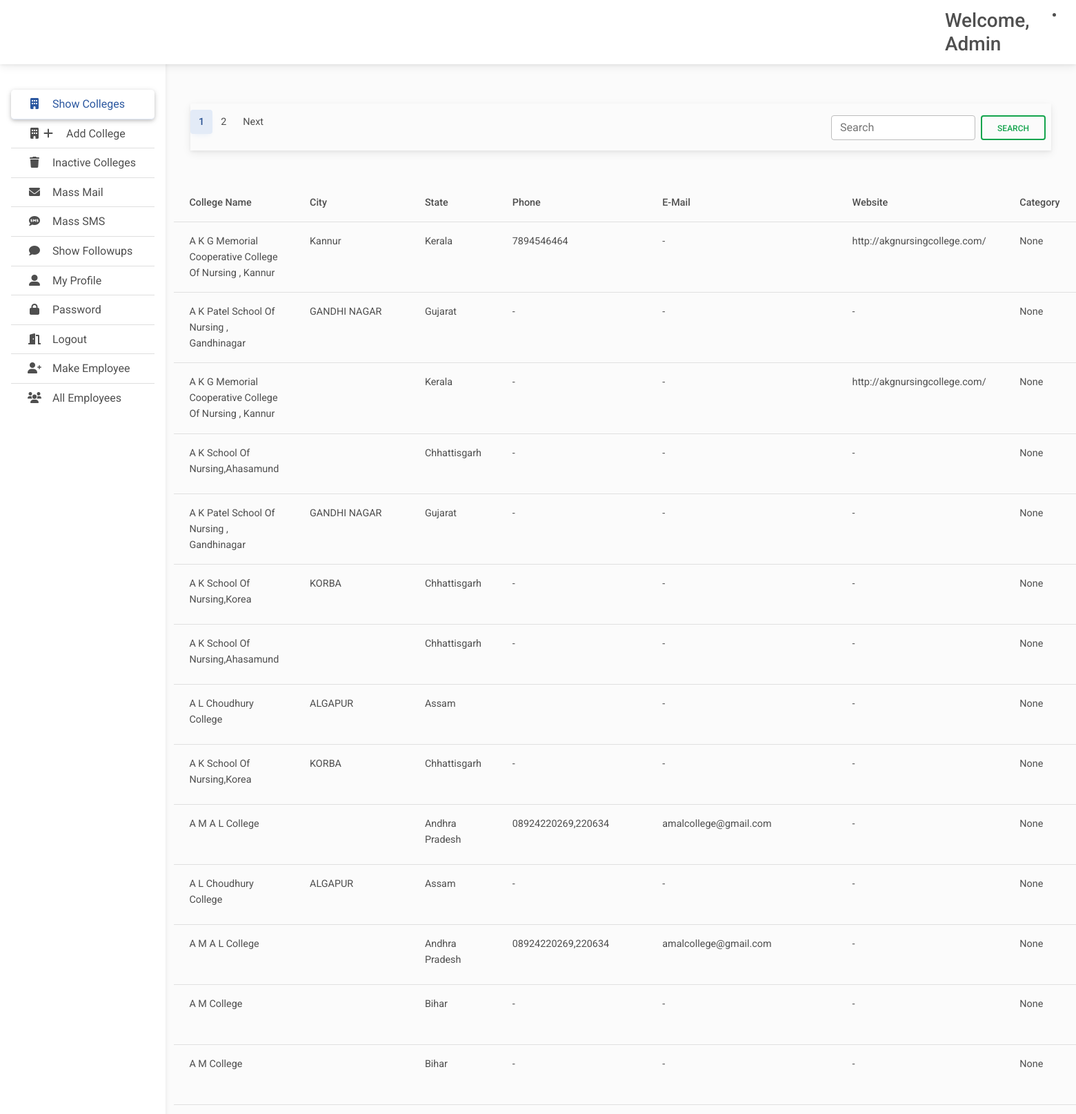
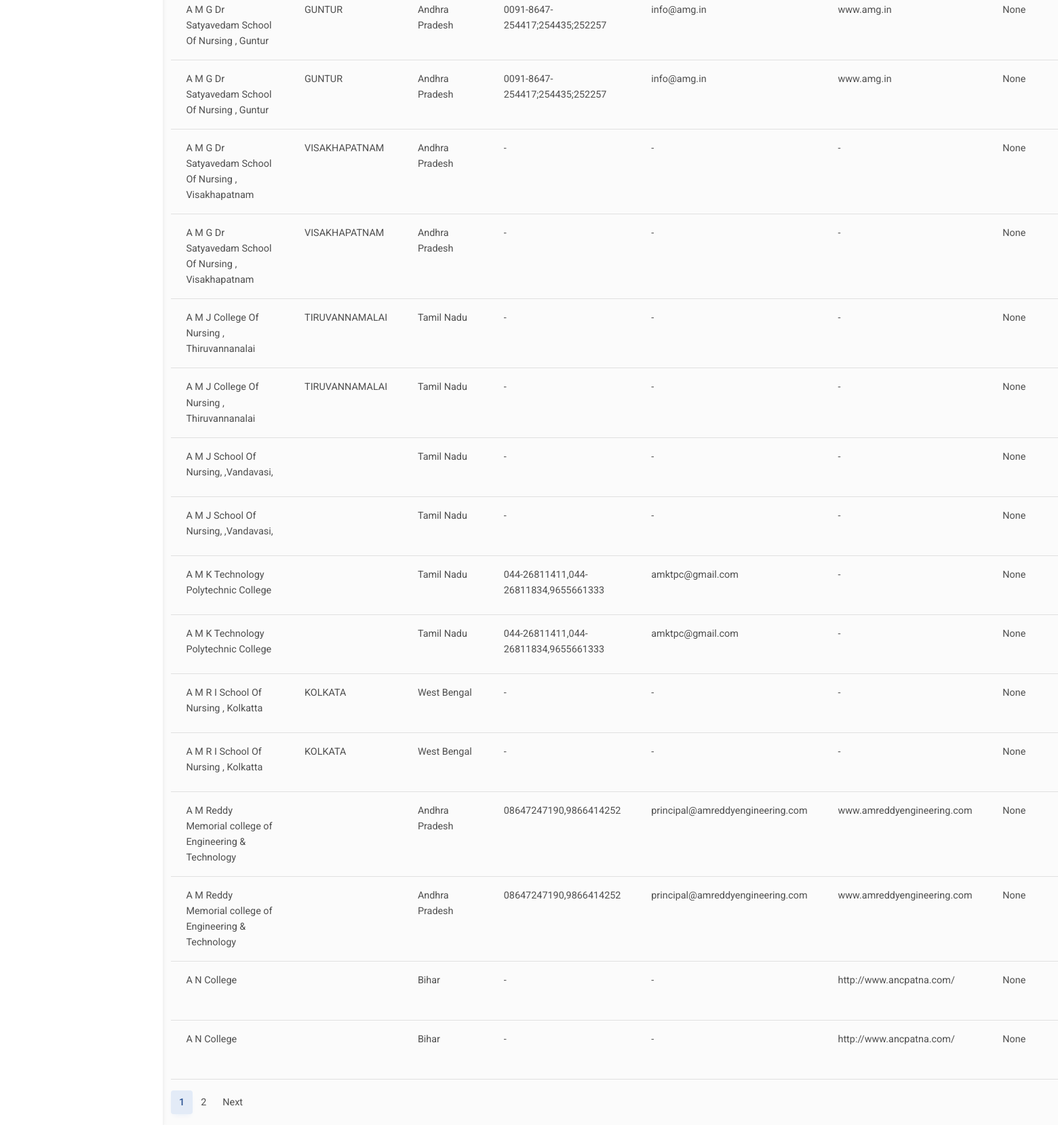
Screenshot of /showcolleges (signed in) with the database file from the repository (2 pictures, top to bottom).
### user/models.py (models this page shows, shortened)
class Employee(AbstractUser) :
    name = models.CharField(max_length=32 ,null = True)
    state = models.CharField(max_length=1000,null=True)
    mobile = models.CharField(max_length=32 ,null = True)
    fathername = models.CharField(max_length=32 ,null = True)
    gender = models.CharField(max_length=32 ,null = True)
    aadhar = models.CharField(max_length=32 ,null = True)
    imageurl = models.CharField(max_length=100,null = True)

class College(models.Model):
    CATEGORY_CHOICES = (
        ('IIT', 'IIT'),
        ('NIT', 'NIT'),
        ('Other', 'Other')
    )
    COURSE_CHOICES = (
        ('BTech', 'BTech'),
        ('MTech', 'MTech'),
        ('MS', 'MS'),
        ('MBA', 'MBA')
    )
    name = models.CharField(max_length=100,null=True)
    city = models.CharField(max_length=100,null=True)
    state = models.CharField(max_length=100,null=True)
    phone = models.CharField(max_length=100,null=True)
    email = models.CharField(max_length=100,null=True)
    website = models.URLField(max_length=100,null=True)
    category = models.CharField(max_length=10, choices=CATEGORY_CHOICES, null=True)
    courses = models.CharField(max_length=10, choices=COURSE_CHOICES,null=True)
    status = models.CharField(max_length=12,default="active")

### user/views.py (the view, shortened to what this page needs)
# urls.py: path('showcolleges', views.showcolleges, name = 'showcolleges'),
def showcolleges(request):
    if request.user.is_authenticated :
        u = Employee.objects.get(username=request.user.username)
        query = request.GET.get('p')
        states = u.state
        if request.user.is_staff :
          colleges = College.objects.all()
        colleges = colleges.filter(status = "active")
        colleges = list(colleges)
        colleges = College.objects.filter(id__in=[obj.id for obj in colleges])
        object_list = []
        if (query == None):
          object_list = list(colleges)
        object_list = list(object_list)
        college_paginator = Paginator(object_list, 30)
        page_num = request.GET.get('page')
        print(page_num)
        page = college_paginator.get_page(page_num)
        surl = request.get_full_path()
        if query:
            surl += '&'
        else :
           surl = '/showcolleges?'
        allfollowup =  Followup.objects.all().order_by('-id')
        context = {'u': u,'page': page,'query': query,'surl': surl,'followup': allfollowup}
        return render (request,'showcolleges.html',context)
    else :
        return redirect('/login')

### templates/showcolleges.html (shortened to what this page needs)
{% extends 'base.html' %}
{%load static %}
{% block main %}
<main style="margin-top: 110px">
  <div class='container'>
    <section class="p-4 mb-4 align-items-center flex-column">
      <nav class='navbar'>
        <ul class="pagination pr-2">
          <li class="page-item active" aria-current="page">
            <a class="page-link" href="#">{{ page.number }}<span class="visually-hidden">(current)</span></a>
          </li>
          {% if page.has_next %}
          <li class="page-item"><a class="page-link" href="{{surl}}page={{ page.next_page_number }}">
            {{ page.next_page_number }} </a></li>
          <li class="page-item">
            <a class="page-link" href="{{surl}}page={{ page.next_page_number }}">Next</a>
          </li>
          {% endif %}
        </ul>
        <form class="d-flex pe-2" role="search" action="{% url 'showcolleges' %}" method="get">
          <input class="form-control me-2" type="text" name="p" placeholder="Search" aria-label="Search">
          <button class="btn btn-outline-success" type="submit">Search</button>
        </form>
      </nav>
    </section>
    <table class="table">
      <thead>
        <tr>
          <th scope="col">College Name</th>
          <th scope="col">City</th>
          <th scope="col">State</th>
          <th scope="col">Phone</th>
          <th scope="col">E-Mail</th>
          <th scope="col">Website</th>
          <th scope="col">Category</th>
        </tr>
      </thead>
      <tbody>
        {% for c in page.object_list %}
        <tr>
          <td>{{c.name}}</td>
          <td>{{c.city}}</td>
          <td>{{c.state}}</td>
          <td>{{c.phone}}</td>
          <td>{{c.email}}</td>
          <td>{{c.website}}</td>
          <td>{{c.category}}</td>
        </tr>
        {% endfor %}
      </tbody>
    </table>
    <nav aria-label="...">
      <ul class="pagination">
        <li class="page-item active" aria-current="page">
          <a class="page-link" href="#">{{ page.number }}<span class="visually-hidden">(current)</span></a>
        </li>
        {% if page.has_next %}
        <li class="page-item"><a class="page-link" href="{{surl}}page={{ page.next_page_number }}">
          {{ page.next_page_number }}</a></li>
        <li class="page-item">
          <a class="page-link" href="{{surl}}page={{ page.next_page_number }}">Next</a>
        </li>
        {% endif %}
      </ul>
    </nav>
  </div>
</main>
{%endblock main%}

### templates/base.html (shortened to what this page needs)
{% load static %}
<!DOCTYPE html>
<html lang="en">
<head>
  <link rel="stylesheet" href="https://cdnjs.cloudflare.com/ajax/libs/font-awesome/6.0.0/css/all.min.css" />
  <link rel="stylesheet" href="{% static 'css/mdb.min.css' %}" />
  <link rel="stylesheet" href="{% static 'css/main.css' %}" />
  <link rel="stylesheet" href="{% static 'css/chat.css' %}" />
</head>
<body>
  <header>
    <nav id="sidebarMenu" class="collapse d-lg-block bg-white sidebar collapse">
      <div class="pt-5 position-sticky">
        <div class="list-group list-group-flush mx-3 mt-4 ">
          {% if u.is_authenticated %}
          <a href="/showcolleges" class="bg-transparent list-group-item list-group-item-action py-2 ripple {% if request.path == '/showcolleges' %}active{% endif %}"
            aria-current="true">
            <i class="fas fa-building fa-fw me-3"></i><span>Show Colleges</span>
          </a>
          <a href="/addcollege" class="bg-transparent list-group-item list-group-item-action py-2 ripple {% if request.path == '/addcollege' %}active{% endif %}"
            aria-current="true">
            <i class="fas fa-building fa-fw"></i><i class="fa fa-plus fa-fw me-3" aria-hidden="true"></i><span>Add College</span>
          </a>
          <a href="/inactivecolleges" class="bg-transparent list-group-item list-group-item-action py-2 ripple {% if request.path == '/inactivecolleges' %}active{% endif %}"
            aria-current="true">
            <i class="fa fa-trash fa-fw me-3" aria-hidden="true"></i><span>Inactive Colleges</span>
          </a>
          <a href="/massmail" class="bg-transparent list-group-item list-group-item-action py-2 ripple {% if request.path == '/massmail' %}active{% endif %}"
            aria-current="true">
            <i class="fa fa-envelope fa-fw me-3" aria-hidden="true"></i><span>Mass Mail</span>
          </a>
          <a href="/masssms" class="bg-transparent list-group-item list-group-item-action py-2 ripple {% if request.path == '/masssms' %}active{% endif %}"
            aria-current="true">
            <i class="fas fa-sms fa-fw me-3" aria-hidden="true"></i><span>Mass SMS</span>
          </a>
          <a href="/showfollowup" class="bg-transparent list-group-item list-group-item-action py-2 ripple {% if request.path == '/showfollowup' %}active{% endif %}"
            aria-current="true">
            <i class="fas fa-comment fa-fw me-3"></i><span>Show Followups</span>
          </a>
          <a href="/editprofile" class="bg-transparent list-group-item list-group-item-action py-2 ripple {% if request.path == '/editprofile' %}active{% endif %}">
            <i class="fas fa-user-alt fa-fw me-3"></i><span>My Profile</span>
          </a>
          <a href="/changepassword" class="bg-transparent list-group-item list-group-item-action py-2 ripple {% if request.path == '/changepassword' %}active{% endif %}"><i
              class="fas fa-lock fa-fw me-3"></i><span>Password</span></a>
          <a href="/logout" class="bg-transparent list-group-item list-group-item-action py-2 ripple"><i
              class="fas fa-door-open fa-fw me-3"></i><span>Logout</span></a>
          {% if u.is_staff %}
          <a href="/register" class="bg-transparent list-group-item list-group-item-action py-2 ripple {% if request.path == '/register' %}active{% endif %}">
            <i class="fas fa-user-plus fa-fw me-3"></i><span>Make Employee</span>
            <a href="/allemployee" class="bg-transparent list-group-item list-group-item-action py-2 ripple {% if request.path == '/allemployee' %}active{% endif %}">
              <i class="fas fa-users fa-fw me-3"></i><span>All Employees</span>
            {% endif %}
          {% else %}
          <a href="#" class="bg-transparent list-group-item list-group-item-action py-2 ripple"><i
            class="fas fa-lock fa-fw me-3"></i><span>Reset Password</span></a>
          {% endif %}
        </div>
      </div>
    </nav>
    <nav id="main-navbar" class="navbar navbar-expand-lg bg-white fixed-top">
      <div class="container-fluid">
        <a class="navbar-brand" href="#">
        </a>
        <h3 class="d-none d-md-flex w-auto my-auto">Welcome, {{u.name}} </h3>
          <li class="nav-item dropdown">
            <a class="nav-link hidden-arrow d-flex align-items-center" href="#" id="navbarDropdownMenuLink"
              role="button" data-mdb-toggle="dropdown" aria-expanded="false">
            </a>
          </li>
      </div>
    </nav>
  </header>
  {% block main %}
  {% endblock main %}
</body>
</html>

### static/css/main.css (style rules this page uses)
body { background-color: #fbfbfb; }
@media (min-width: 991.98px) { main { padding-left: 240px; } }
.sidebar { position: fixed; top: 0; bottom: 0; left: 0; padding: 58px 0 0; box-shadow: 0 2px 5px 0 rgb(0 0 0 / 5%), 0 2px 10px 0 rgb(0 0 0 / 5%); width: 240px; z-index: 600; }
.sidebar .active { border-radius: 5px; box-shadow: 0 2px 5px 0 rgb(0 0 0 / 16%), 0 2px 10px 0 rgb(0 0 0 / 12%); }

### rows the page displays
Employee: name "Admin"
College: name "A K G Memorial Cooperative College Of Nursing , Kannur", city "Kannur", state "Kerala", phone "7894546464", email "-", website "http://akgnursingcollege.com/", category "None"
College: name "A K Patel School Of Nursing , Gandhinagar", city "GANDHI NAGAR", state "Gujarat", phone "-", email "-", website "-", category "None"
College: name "A K G Memorial Cooperative College Of Nursing , Kannur", state "Kerala", phone "-", email "-", website "http://akgnursingcollege.com/", category "None"
College: name "A K School Of Nursing,Ahasamund", state "Chhattisgarh", phone "-", email "-", website "-", category "None"
College: name "A K Patel School Of Nursing , Gandhinagar", city "GANDHI NAGAR", state "Gujarat", phone "-", email "-", website "-", category "None"
College: name "A K School Of Nursing,Korea", city "KORBA", state "Chhattisgarh", phone "-", email "-", website "-", category "None"
College: name "A K School Of Nursing,Ahasamund", state "Chhattisgarh", phone "-", email "-", website "-", category "None"
College: name "A L Choudhury College", city "ALGAPUR", state "Assam", email "-", website "-", category "None"
College: name "A K School Of Nursing,Korea", city "KORBA", state "Chhattisgarh", phone "-", email "-", website "-", category "None"
College: name "A M A L College", state "Andhra Pradesh", phone "08924220269,220634", email "amalcollege@gmail.com", website "-", category "None"
College: name "A L Choudhury College", city "ALGAPUR", state "Assam", phone "-", email "-", website "-", category "None"
College: name "A M A L College", state "Andhra Pradesh", phone "08924220269,220634", email "amalcollege@gmail.com", website "-", category "None"
College: name "A M College", state "Bihar", phone "-", email "-", website "-", category "None"
College: name "A M College", state "Bihar", phone "-", email "-", website "-", category "None"
College: name "A M G Dr Satyavedam School Of Nursing , Guntur", city "GUNTUR", state "Andhra Pradesh", phone "0091-8647-254417;254435;252257", email "info@amg.in", website "www.amg.in", category "None"
College: name "A M G Dr Satyavedam School Of Nursing , Guntur", city "GUNTUR", state "Andhra Pradesh", phone "0091-8647-254417;254435;252257", email "info@amg.in", website "www.amg.in", category "None"
College: name "A M G Dr Satyavedam School Of Nursing , Visakhapatnam", city "VISAKHAPATNAM", state "Andhra Pradesh", phone "-", email "-", website "-", category "None"
College: name "A M G Dr Satyavedam School Of Nursing , Visakhapatnam", city "VISAKHAPATNAM", state "Andhra Pradesh", phone "-", email "-", website "-", category "None"
College: name "A M J College Of Nursing , Thiruvannanalai", city "TIRUVANNAMALAI", state "Tamil Nadu", phone "-", email "-", website "-", category "None"
College: name "A M J College Of Nursing , Thiruvannanalai", city "TIRUVANNAMALAI", state "Tamil Nadu", phone "-", email "-", website "-", category "None"
College: name "A M J School Of Nursing, ,Vandavasi,", state "Tamil Nadu", phone "-", email "-", website "-", category "None"
College: name "A M J School Of Nursing, ,Vandavasi,", state "Tamil Nadu", phone "-", email "-", website "-", category "None"
College: name "A M K Technology Polytechnic College", state "Tamil Nadu", phone "044-26811411,044-26811834,9655661333", email "amktpc@gmail.com", website "-", category "None"
College: name "A M K Technology Polytechnic College", state "Tamil Nadu", phone "044-26811411,044-26811834,9655661333", email "amktpc@gmail.com", website "-", category "None"
College: name "A M R I School Of Nursing , Kolkatta", city "KOLKATA", state "West Bengal", phone "-", email "-", website "-", category "None"
College: name "A M R I School Of Nursing , Kolkatta", city "KOLKATA", state "West Bengal", phone "-", email "-", website "-", category "None"
College: name "A M Reddy Memorial college of Engineering & Technology", state "Andhra Pradesh", phone "08647247190,9866414252", email "principal@amreddyengineering.com", website "www.amreddyengineering.com", category "None"
College: name "A M Reddy Memorial college of Engineering & Technology", state "Andhra Pradesh", phone "08647247190,9866414252", email "principal@amreddyengineering.com", website "www.amreddyengineering.com", category "None"
College: name "A N College", state "Bihar", phone "-", email "-", website "http://www.ancpatna.com/", category "None"
College: name "A N College", state "Bihar", phone "-", email "-", website "http://www.ancpatna.com/", category "None"

### other values shown
{{ page.number }} "1"
{{ page.next_page_number }} "2"
